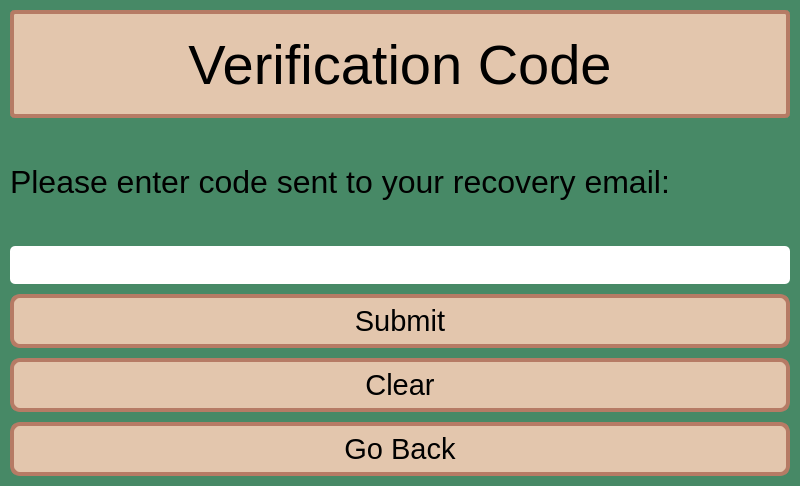
<?xml version="1.0" encoding="UTF-8"?>
<ui version="4.0">
 <class>MainWindow</class>
 <widget class="QMainWindow" name="MainWindow">
  <property name="geometry">
   <rect>
    <x>0</x>
    <y>0</y>
    <width>800</width>
    <height>486</height>
   </rect>
  </property>
  <property name="windowTitle">
   <string>Code Entry</string>
  </property>
  <property name="styleSheet">
   <string notr="true">QWidget {
	background-color: rgb(71, 137, 102);
}

#lblWindowTitle {
	background-color: rgb(227, 198, 173);
	border-width: 4px;
	border-radius: 10px;
	border-style: solid;
	border-color: rgb(182, 123, 101);
	min-width: 10em;
	padding: 6px;
	border-radius: 5px;
}

QLineEdit {
	background-color: rgb(255,255,255);
	border-radius: 5px
}

QPushButton {
	background-color: rgb(227, 198, 173);
	border-style: solid;
	border-width: 4px;
	border-radius: 10px;
	border-color: rgb(182, 123, 101);
	min-width: 10em;
	padding: 6px;
}

QPushButton:Hover {
	background-color: rgb(115, 167, 136);
	border-color: rgb(19, 94, 70);
}

QPushButton:pressed {
	background-color: rgb(125, 179, 147);
	border-color: rgb(19, 94, 70);
}</string>
  </property>
  <widget class="QWidget" name="centralwidget">
   <layout class="QVBoxLayout" name="verticalLayout">
    <property name="spacing">
     <number>10</number>
    </property>
    <property name="leftMargin">
     <number>10</number>
    </property>
    <property name="topMargin">
     <number>10</number>
    </property>
    <property name="rightMargin">
     <number>10</number>
    </property>
    <property name="bottomMargin">
     <number>10</number>
    </property>
    <item>
     <widget class="QLabel" name="lblWindowTitle">
      <property name="font">
       <font>
        <family>MS UI Gothic</family>
        <pointsize>42</pointsize>
       </font>
      </property>
      <property name="styleSheet">
       <string notr="true"/>
      </property>
      <property name="text">
       <string>Verification Code</string>
      </property>
      <property name="scaledContents">
       <bool>false</bool>
      </property>
      <property name="alignment">
       <set>Qt::AlignCenter</set>
      </property>
      <property name="indent">
       <number>-3</number>
      </property>
     </widget>
    </item>
    <item>
     <widget class="QLabel" name="lblCode">
      <property name="font">
       <font>
        <family>MS UI Gothic</family>
        <pointsize>24</pointsize>
       </font>
      </property>
      <property name="styleSheet">
       <string notr="true"/>
      </property>
      <property name="text">
       <string>Please enter code sent to your recovery email:</string>
      </property>
      <property name="scaledContents">
       <bool>false</bool>
      </property>
      <property name="indent">
       <number>-3</number>
      </property>
     </widget>
    </item>
    <item>
     <widget class="QLineEdit" name="codeInput">
      <property name="font">
       <font>
        <family>MS UI Gothic</family>
        <pointsize>24</pointsize>
       </font>
      </property>
     </widget>
    </item>
    <item>
     <widget class="QPushButton" name="submitButton">
      <property name="font">
       <font>
        <family>MS UI Gothic</family>
        <pointsize>22</pointsize>
       </font>
      </property>
      <property name="cursor">
       <cursorShape>PointingHandCursor</cursorShape>
      </property>
      <property name="styleSheet">
       <string notr="true"/>
      </property>
      <property name="text">
       <string>Submit</string>
      </property>
     </widget>
    </item>
    <item>
     <widget class="QPushButton" name="clrButton">
      <property name="font">
       <font>
        <family>MS UI Gothic</family>
        <pointsize>22</pointsize>
       </font>
      </property>
      <property name="cursor">
       <cursorShape>PointingHandCursor</cursorShape>
      </property>
      <property name="text">
       <string>Clear</string>
      </property>
     </widget>
    </item>
    <item>
     <widget class="QPushButton" name="backButton">
      <property name="font">
       <font>
        <family>MS UI Gothic</family>
        <pointsize>22</pointsize>
       </font>
      </property>
      <property name="cursor">
       <cursorShape>PointingHandCursor</cursorShape>
      </property>
      <property name="text">
       <string>Go Back</string>
      </property>
     </widget>
    </item>
   </layout>
  </widget>
 </widget>
 <resources/>
 <connections/>
</ui>
